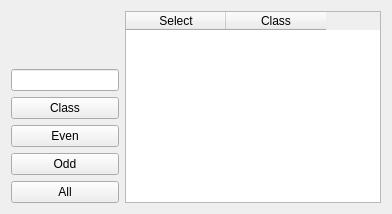
            <widget class="QWidget" name="selectClassTab">
             <layout class="QHBoxLayout" name="horizontalLayout_42">
              <item>
               <layout class="QVBoxLayout" name="verticalLayout_12">
                <item>
                 <spacer name="verticalSpacer_3">
                  <property name="orientation">
                   <enum>Qt::Vertical</enum>
                  </property>
                  <property name="sizeHint" stdset="0">
                   <size>
                    <width>20</width>
                    <height>40</height>
                   </size>
                  </property>
                 </spacer>
                </item>
                <item>
                 <widget class="QLineEdit" name="selectClassLE">
                  <property name="alignment">
                   <set>Qt::AlignCenter</set>
                  </property>
                 </widget>
                </item>
                <item>
                 <widget class="QPushButton" name="selectClassButton">
                  <property name="text">
                   <string>Class</string>
                  </property>
                 </widget>
                </item>
                <item>
                 <widget class="QPushButton" name="selectEvenButton">
                  <property name="text">
                   <string>Even</string>
                  </property>
                 </widget>
                </item>
                <item>
                 <widget class="QPushButton" name="selectOddButton">
                  <property name="text">
                   <string>Odd</string>
                  </property>
                 </widget>
                </item>
                <item>
                 <widget class="QPushButton" name="selectAllButton">
                  <property name="text">
                   <string>All</string>
                  </property>
                 </widget>
                </item>
               </layout>
              </item>
              <item>
               <widget class="QTableWidget" name="selectClassTW">
                <column>
                 <property name="text">
                  <string>Select</string>
                 </property>
                 <property name="textAlignment">
                  <set>AlignCenter</set>
                 </property>
                </column>
                <column>
                 <property name="text">
                  <string>Class</string>
                 </property>
                 <property name="textAlignment">
                  <set>AlignCenter</set>
                 </property>
                </column>
               </widget>
              </item>
             </layout>
            </widget>
